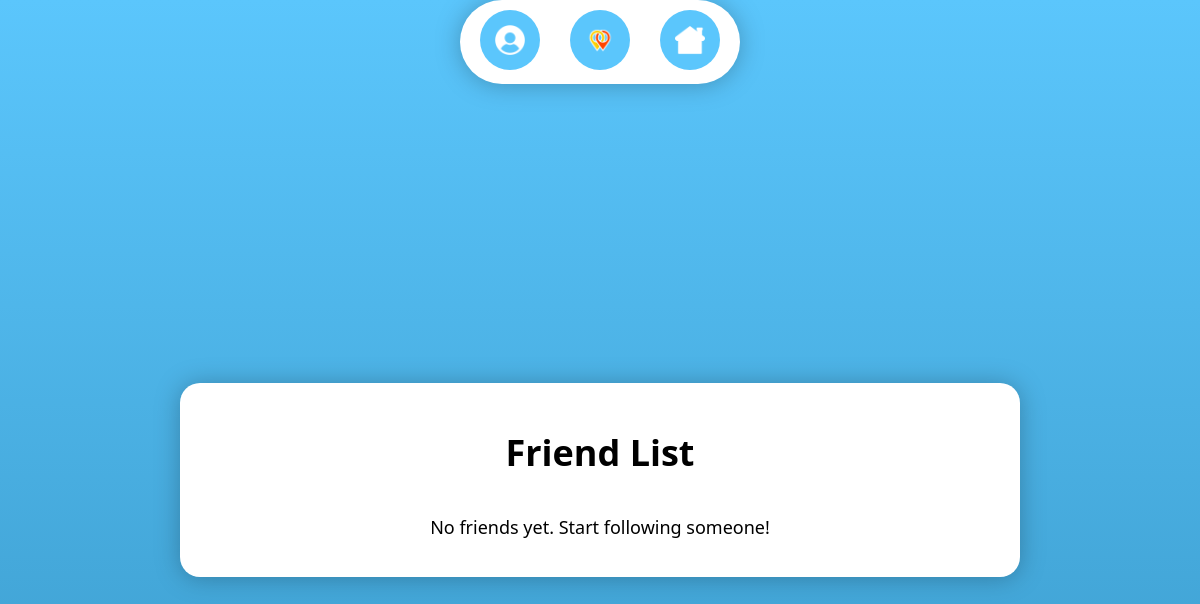
Page /friends_list/ (signed in) on the earlier database version.
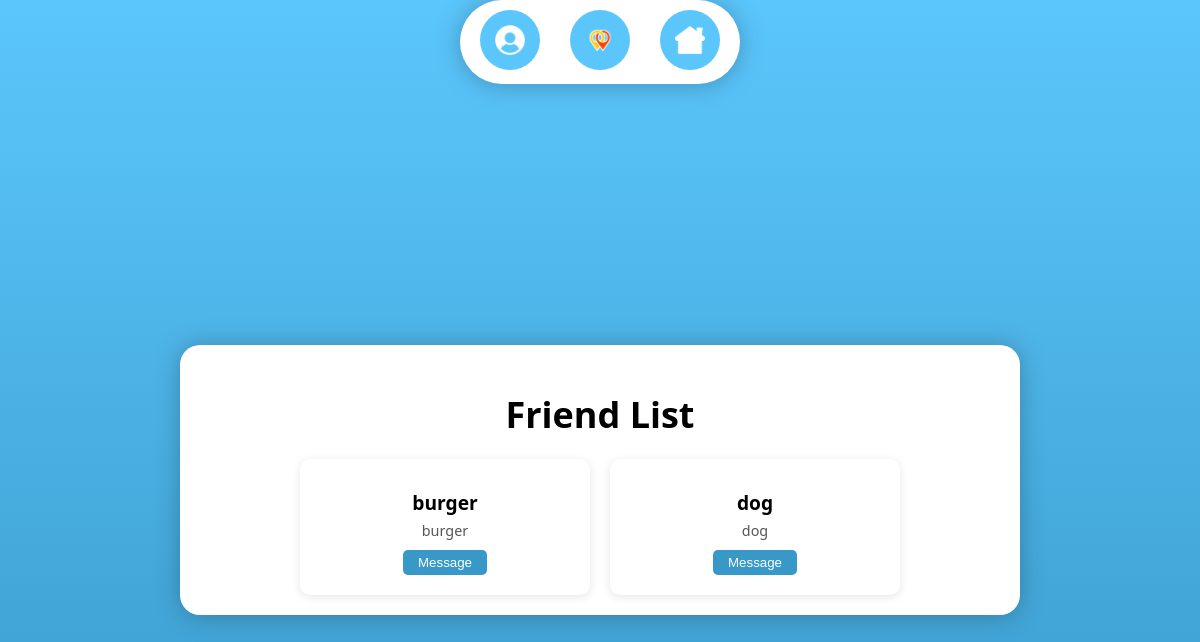
Same page on the later database version.
### meetups/models.py (models this page shows, shortened)
class Profile(models.Model):
    user = models.OneToOneField(User, on_delete=models.CASCADE)
    follows = models.ManyToManyField(
        "self",
        related_name="followed_by",
        symmetrical=False,
        blank=True
    )
    qr_code_id = models.UUIDField(default=uuid.uuid4, unique=True, editable=False)

class User(AbstractUser):
    email = models.EmailField('Email', unique=True)
    USERNAME_FIELD = 'email'
    REQUIRED_FIELDS = []
    objects = UserManager()

### meetups/views.py (the view)
# urls.py: path('friends_list/', views.friends_list, name="friends_list"),
def friends_list(request):
    profile = request.user.profile
    following = profile.follows.all()
    return render(request, 'friends_list.html', {'following': following})

### meetups/templates/friends_list.html (shortened to what this page needs)
{% extends 'base.html' %}
{% load static %}
{% block content %}
<h1>Friend List</h1>
<div class="friends-list-container">
    {% for friend in following %}
        <div class="friend-card">
            <div class="friend-name">{{ friend.user.username }}</div>
            <div class="friend-email">{{ friend.user.email }}</div>
            <a href="{% url 'message_page' receiver_id=friend.id %}">
                <button>Message</button>
            </a>
        </div>
    {% empty %}
        <p>No friends yet. Start following someone!</p>
    {% endfor %}
</div>
{% endblock %}

Differences in the rows shown:
now on this page (row unchanged): Profile: user.username "burger", user.email "burger"
added Profile: user.username "dog", user.email "dog"
Other differences:
text no longer shown: "No friends yet. Start following someone!"
